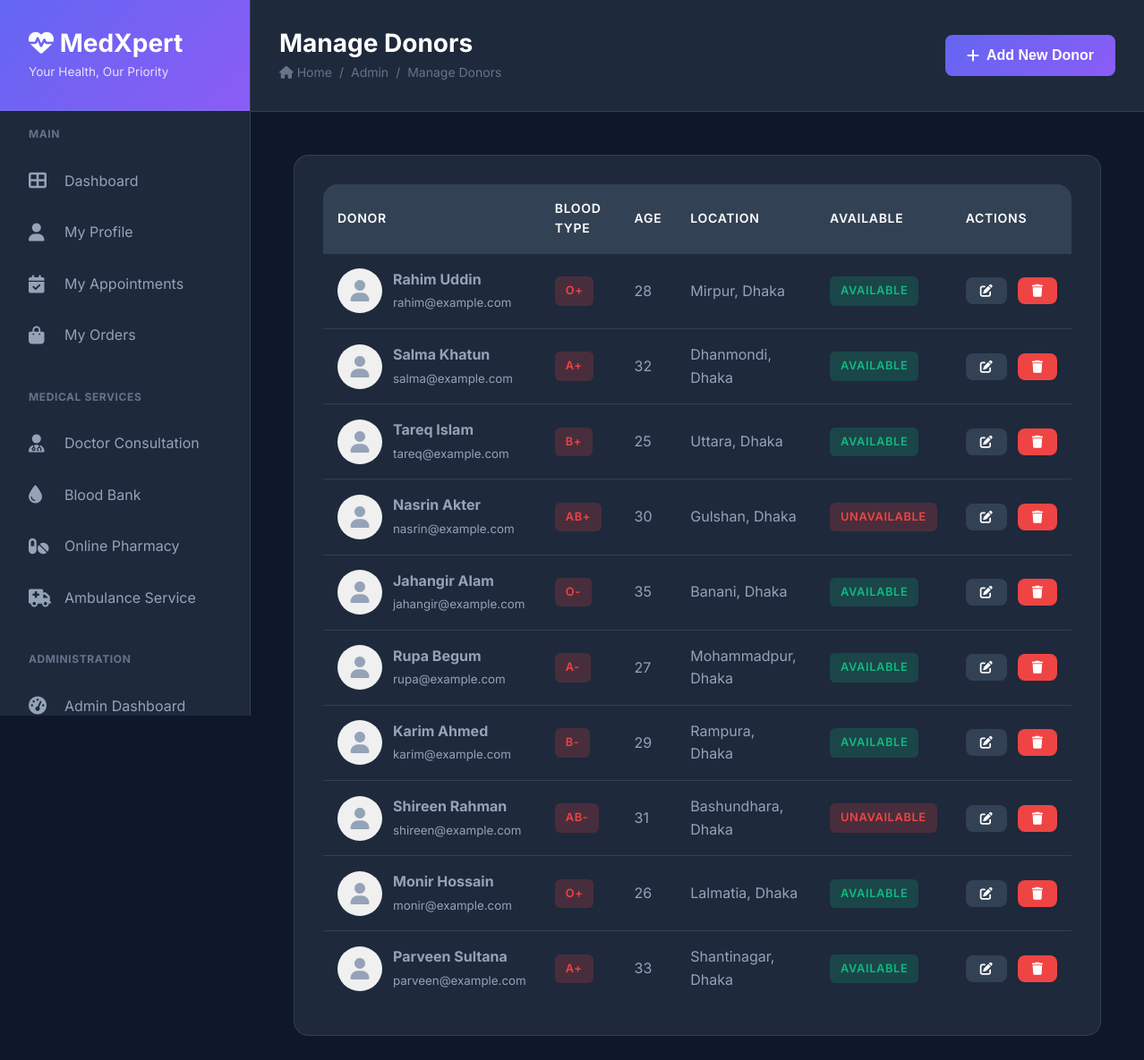
/admin/donors.php (signed in), run on the app's committed database.
### tables this page shows
CREATE TABLE blood_donors (
    id INT AUTO_INCREMENT PRIMARY KEY,
    name VARCHAR(100) NOT NULL,
    blood_type ENUM('A+', 'A-', 'B+', 'B-', 'AB+', 'AB-', 'O+', 'O-') NOT NULL,
    age INT NOT NULL,
    phone VARCHAR(20) NOT NULL,
    email VARCHAR(100) NOT NULL,
    location VARCHAR(150) NOT NULL,
    last_donation DATE,
    available BOOLEAN DEFAULT TRUE,
    emergency_contact VARCHAR(20),
    medical_conditions TEXT,
    image VARCHAR(255) DEFAULT 'default-donor.png',
    created_at TIMESTAMP DEFAULT CURRENT_TIMESTAMP,
    INDEX idx_blood_type (blood_type),
    INDEX idx_location (location),
    INDEX idx_available (available)
);

### admin/donors.php (the view, shortened to what this page needs)
<?php
require_once '../config/header.php';
$donors = $conn->query("SELECT * FROM blood_donors ORDER BY created_at DESC");
?>
<h1>Manage Donors</h1>
<div class="breadcrumb">
    <span><i class="fas fa-home"></i> Home</span>
    <span>/</span>
    <span>Admin</span>
    <span>/</span>
    <span>Manage Donors</span>
</div>
</div>
<div class="top-actions">
    <button class="btn btn-primary" onclick="openModal('donorModal'); setDonorAction('add')">
        <i class="fas fa-plus"></i> Add New Donor
    </button>
</div>
</div>
<div class="content-wrapper">
    <div class="card">
        <div class="table-container">
            <table class="table">
                <thead>
                    <tr>
                        <th>Donor</th>
                        <th>Blood Type</th>
                        <th>Age</th>
                        <th>Location</th>
                        <th>Available</th>
                        <th>Actions</th>
                    </tr>
                </thead>
                <tbody>
                    <?php while ($donor = $donors->fetch_assoc()): ?>
                        <tr>
                            <td>
                                <div style="display: flex; align-items: center; gap: 0.75rem;">
                                    <div style="width: 50px; height: 50px; border-radius: 50%; overflow: hidden; background: #f0f0f0;">
                                        <?php if ($donor['image'] && $donor['image'] !== 'default-donor.png'): ?>
                                            <img src="../uploads/donors/<?php echo $donor['image']; ?>" style="width: 100%; height: 100%; object-fit: cover;">
                                        <?php else: ?>
                                            <div style="width: 100%; height: 100%; display: flex; align-items: center; justify-content: center; font-size: 1.5rem;"><i class="fas fa-user"></i></div>
                                        <?php endif; ?>
                                    </div>
                                    <div>
                                        <strong><?php echo htmlspecialchars($donor['name']); ?></strong><br>
                                        <small><?php echo htmlspecialchars($donor['email']); ?></small>
                                    </div>
                                </div>
                            </td>
                            <td><span class="badge badge-danger"><?php echo htmlspecialchars($donor['blood_type']); ?></span></td>
                            <td><?php echo htmlspecialchars($donor['age']); ?></td>
                            <td><?php echo htmlspecialchars($donor['location']); ?></td>
                            <td>
                                <span class="badge badge-<?php echo $donor['available'] ? 'success' : 'danger'; ?>">
                                    <?php echo $donor['available'] ? 'Available' : 'Unavailable'; ?>
                                </span>
                            </td>
                            <td>
                                <div class="d-flex gap-1">
                                    <button class="btn btn-secondary btn-sm" onclick='editDonor(<?php echo json_encode($donor); ?>)'>
                                        <i class="fas fa-edit"></i>
                                    </button>
                                    <a href="?delete=<?php echo $donor['id']; ?>" class="btn btn-danger btn-sm" onclick="return confirm('Are you sure you want to delete this donor?')">
                                        <i class="fas fa-trash"></i>
                                    </a>
                                </div>
                            </td>
                        </tr>
                    <?php endwhile; ?>
                </tbody>
            </table>
        </div>
    </div>
</div>
<?php require_once '../config/footer.php'; ?>

### assets/css/style.css (style rules this page uses)
:root { --primary: #6366f1; --primary-dark: #4f46e5; --primary-light: #818cf8; --secondary: #8b5cf6; --accent: #06b6d4; --success: #10b981; --warning: #f59e0b; --danger: #ef4444; --info: #3b82f6; --dark: #0f172a; --dark-light: #1e293b; --dark-lighter: #334155; --gray: #64748b; --gray-light: #94a3b8; --gray-lighter: #cbd5e1; --white: #ffffff; --bg-gradient: linear-gradient(135deg, #667eea 0%, #764ba2 100%); --bg-gradient-alt: linear-gradient(135deg, #f093fb 0%, #f5576c 100%); --bg-gradient-success: linear-gradient(135deg, #667eea 0%, #64B5F6 100%); --shadow-sm: 0 1px 2px 0 rgba(0, 0, 0, 0.05); --shadow: 0 4px 6px -1px rgba(0, 0, 0, 0.1); --shadow-md: 0 10px 15px -3px rgba(0, 0, 0, 0.1); --shadow-lg: 0 20px 25px -5px rgba(0, 0, 0, 0.1); --shadow-xl: 0 25px 50px -12px rgba(0, 0, 0, 0.25); --radius-sm: 0.375rem; --radius: 0.5rem; --radius-md: 0.75rem; --radius-lg: 1rem; --radius-xl: 1.5rem; --spacing-xs: 0.5rem; --spacing-sm: 0.75rem; --spacing: 1rem; --spacing-md: 1.5rem; --spacing-lg: 2rem; --spacing-xl: 3rem; --transition: all 0.3s cubic-bezier(0.4, 0, 0.2, 1); --transition-fast: all 0.15s ease; }
* { margin: 0; padding: 0; box-sizing: border-box; }
body { font-family: 'Inter', -apple-system, BlinkMacSystemFont, 'Segoe UI', sans-serif; background: var(--dark); color: var(--gray-light); line-height: 1.6; overflow-x: hidden; }
h1, h2, h3, h4, h5, h6 { color: var(--white); font-weight: 700; line-height: 1.2; margin-bottom: var(--spacing); }
h1 { font-size: 2.5rem; }
a { color: var(--primary-light); text-decoration: none; transition: var(--transition-fast); }
.btn { padding: 0.875rem var(--spacing-md); border: none; border-radius: var(--radius); font-size: 1rem; font-weight: 600; cursor: pointer; transition: var(--transition); display: inline-flex; align-items: center; justify-content: center; gap: 0.5rem; }
.btn-primary { background: linear-gradient(135deg, var(--primary) 0%, var(--secondary) 100%); color: var(--white); width: 100%; }
.btn-secondary { background: var(--dark-lighter); color: var(--white); }
.btn-danger { background: var(--danger); color: var(--white); }
.btn-sm { padding: 0.5rem 1rem; font-size: 0.875rem; }
.page-title h1 { font-size: 1.75rem; margin-bottom: 0.25rem; }
.breadcrumb { display: flex; gap: 0.5rem; font-size: 0.875rem; color: var(--gray); }
.top-actions { display: flex; gap: var(--spacing); align-items: center; }
.content-wrapper { padding: var(--spacing-xl); }
.card { background: var(--dark-light); border-radius: var(--radius-lg); padding: var(--spacing-lg); margin-bottom: var(--spacing-md); border: 1px solid var(--dark-lighter); }
.table-container { overflow-x: auto; border-radius: var(--radius-lg); background: var(--dark-light); }
.table { width: 100%; border-collapse: collapse; }
.table thead { background: var(--dark-lighter); }
.table th { padding: var(--spacing); text-align: left; font-weight: 600; color: var(--white); font-size: 0.875rem; text-transform: uppercase; letter-spacing: 0.05em; }
.table td { padding: var(--spacing); border-top: 1px solid var(--dark-lighter); color: var(--gray-light); }
.table tbody tr { transition: var(--transition-fast); }
.badge { display: inline-block; padding: 0.375rem 0.75rem; border-radius: var(--radius-sm); font-size: 0.8rem; font-weight: 600; text-transform: uppercase; letter-spacing: 0.05em; }
.badge-success { background: rgba(16, 185, 129, 0.2); color: var(--success); }
.badge-danger { background: rgba(239, 68, 68, 0.2); color: var(--danger); }
.d-flex { display: flex; }
.gap-1 { gap: var(--spacing-sm); }

### data on the page
blood_donors: name "Rahim Uddin", email "rahim@example.com", blood_type "O+", age "28", location "Mirpur, Dhaka", available "AVAILABLE"
blood_donors: name "Salma Khatun", email "salma@example.com", blood_type "A+", age "32", location "Dhanmondi, Dhaka", available "AVAILABLE"
blood_donors: name "Tareq Islam", email "tareq@example.com", blood_type "B+", age "25", location "Uttara, Dhaka", available "AVAILABLE"
blood_donors: name "Nasrin Akter", email "nasrin@example.com", blood_type "AB+", age "30", location "Gulshan, Dhaka", available "UNAVAILABLE"
blood_donors: name "Jahangir Alam", email "jahangir@example.com", blood_type "O-", age "35", location "Banani, Dhaka", available "AVAILABLE"
blood_donors: name "Rupa Begum", email "rupa@example.com", blood_type "A-", age "27", location "Mohammadpur, Dhaka", available "AVAILABLE"
blood_donors: name "Karim Ahmed", email "karim@example.com", blood_type "B-", age "29", location "Rampura, Dhaka", available "AVAILABLE"
blood_donors: name "Shireen Rahman", email "shireen@example.com", blood_type "AB-", age "31", location "Bashundhara, Dhaka", available "UNAVAILABLE"
blood_donors: name "Monir Hossain", email "monir@example.com", blood_type "O+", age "26", location "Lalmatia, Dhaka", available "AVAILABLE"
blood_donors: name "Parveen Sultana", email "parveen@example.com", blood_type "A+", age "33", location "Shantinagar, Dhaka", available "AVAILABLE"
